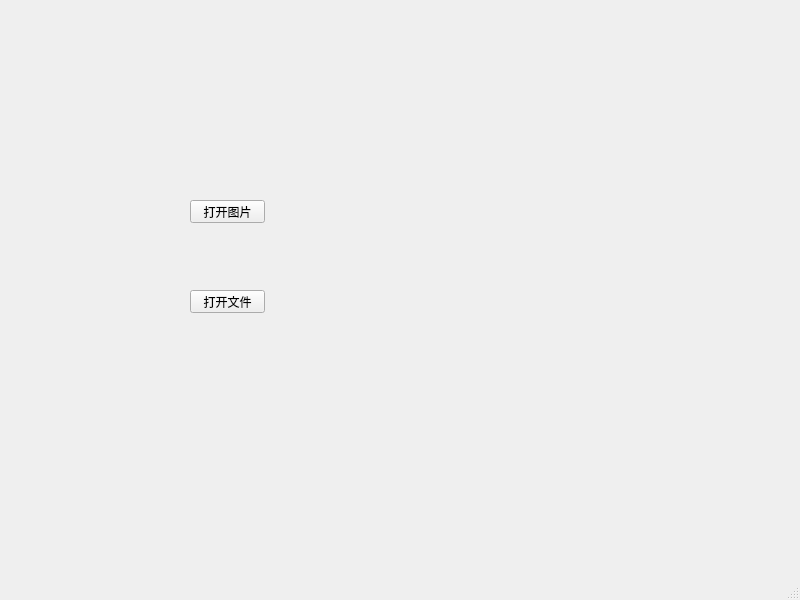
<?xml version="1.0" encoding="UTF-8"?>
<ui version="4.0">
 <class>MainWindow</class>
 <widget class="QMainWindow" name="MainWindow">
  <property name="geometry">
   <rect>
    <x>0</x>
    <y>0</y>
    <width>800</width>
    <height>600</height>
   </rect>
  </property>
  <property name="windowTitle">
   <string>MainWindow</string>
  </property>
  <widget class="QWidget" name="centralwidget">
   <widget class="QPushButton" name="pushButton">
    <property name="geometry">
     <rect>
      <x>190</x>
      <y>200</y>
      <width>75</width>
      <height>23</height>
     </rect>
    </property>
    <property name="text">
     <string>打开图片</string>
    </property>
   </widget>
   <widget class="QPushButton" name="pushButton_2">
    <property name="geometry">
     <rect>
      <x>190</x>
      <y>290</y>
      <width>75</width>
      <height>23</height>
     </rect>
    </property>
    <property name="text">
     <string>打开文件</string>
    </property>
   </widget>
  </widget>
  <widget class="QMenuBar" name="menubar">
   <property name="geometry">
    <rect>
     <x>0</x>
     <y>0</y>
     <width>800</width>
     <height>23</height>
    </rect>
   </property>
  </widget>
  <widget class="QStatusBar" name="statusbar"/>
 </widget>
 <resources/>
 <connections/>
</ui>
